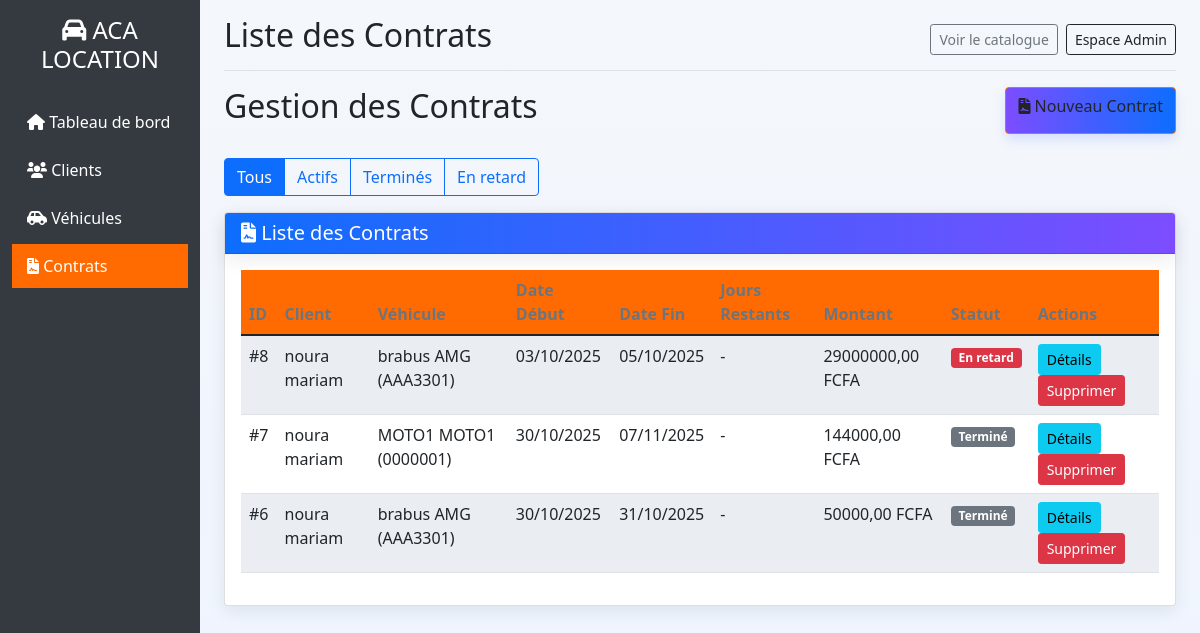
The app's page /contrats/ with its own data.
### gestion/models.py (models this page shows, shortened)
class Contrat(models.Model):
    STATUT_CHOICES = [
        ('actif', 'Actif'),
        ('termine', 'Terminé'),
        ('en_retard', 'En retard'),
        ('rompu', 'Rompu'),
    ]
    MODE_PAIEMENT = [
        ('carte', 'Carte bancaire'),
        ('virement', 'Virement'),
        ('especes', 'Espèces'),
        ('cheque', 'Chèque'),
        ('mobile', 'Paiement mobile'),
    ]
    client = models.ForeignKey(Client, on_delete=models.CASCADE)
    vehicule = models.ForeignKey(Vehicule, on_delete=models.CASCADE)
    date_creation = models.DateTimeField(auto_now_add=True)
    date_debut = models.DateField()
    date_fin = models.DateField(blank=True, null=True)
    nb_jours = models.IntegerField(validators=[MinValueValidator(1)])
    montant_total = models.DecimalField(max_digits=10, decimal_places=2, blank=True, null=True)
    statut = models.CharField(max_length=20, choices=STATUT_CHOICES, default='actif')
    mode_paiement = models.CharField(max_length=20, choices=MODE_PAIEMENT, default='especes')
    details_paiement = models.JSONField(blank=True, null=True)
    class Meta:
        verbose_name = "Contrat"
        verbose_name_plural = "Contrats"

class Client(models.Model):
    nom = models.CharField(max_length=100)
    prenom = models.CharField(max_length=100)
    telephone = models.CharField(max_length=20)
    email = models.EmailField(blank=True, null=True)
    date_creation = models.DateTimeField(auto_now_add=True)
    def __str__(self):
        return f"{self.prenom} {self.nom}"
    class Meta:
        verbose_name = "Client"
        verbose_name_plural = "Clients"

class Vehicule(models.Model):
    TYPE_VEHICULE = [
        ('voiture', 'Voiture'),
        ('moto', 'Moto'),
    ]
    type_vehicule = models.CharField(max_length=20, choices=TYPE_VEHICULE)
    marque = models.CharField(max_length=100)
    modele = models.CharField(max_length=100)
    annee = models.IntegerField()
    immatriculation = models.CharField(max_length=20, unique=True)
    prix_journalier = models.DecimalField(max_digits=10, decimal_places=2, validators=[MinValueValidator(0)])
    cylindree = models.IntegerField(blank=True, null=True)
    nombre_portes = models.IntegerField(blank=True, null=True)
    disponible = models.BooleanField(default=True)
    image = models.ImageField(upload_to='vehicules/', blank=True, null=True)
    date_ajout = models.DateTimeField(auto_now_add=True)
    def __str__(self):
        return f"{self.marque} {self.modele} ({self.immatriculation})"
    class Meta:
        verbose_name = "Véhicule"
        verbose_name_plural = "Véhicules"
        ordering = ['-date_ajout']
    class Meta:
        verbose_name = "Véhicule"
        verbose_name_plural = "Véhicules"

### gestion/views.py (the view)
# urls.py: path('contrats/', views.liste_contrats, name='liste_contrats'),
def liste_contrats(request):
    statut = request.GET.get('statut')
    if statut:
        contrats = Contrat.objects.filter(statut=statut).order_by('-date_creation')
    else:
        contrats = Contrat.objects.all().order_by('-date_creation')
    return render(request, 'gestion/contrats/liste.html', {'contrats': contrats, 'statut_filtre': statut})

### gestion/templates/gestion/contrats/liste.html (shortened to what this page needs)
{% extends 'gestion/base.html' %}
{% block page_title %}Liste des Contrats{% endblock %}
{% block content %}
<div class="d-flex justify-content-between mb-4">
    <h2>Gestion des Contrats</h2>
    <a href="{% url 'creer_contrat' %}" class="btn btn-primary-custom">
        <i class="fas fa-file-contract"></i> Nouveau Contrat
    </a>
</div>
<div class="mb-3">
    <div class="btn-group" role="group">
        <a href="?" class="btn btn-outline-primary{% if not statut_filtre %} active{% endif %}">Tous</a>
        <a href="?statut=actif" class="btn btn-outline-primary{% if statut_filtre == 'actif' %} active{% endif %}">Actifs</a>
        <a href="?statut=termine" class="btn btn-outline-primary{% if statut_filtre == 'termine' %} active{% endif %}">Terminés</a>
        <a href="?statut=en_retard" class="btn btn-outline-primary{% if statut_filtre == 'en_retard' %} active{% endif %}">En retard</a>
    </div>
</div>
<div class="card">
    <div class="card-header bg-primary-custom text-white">
        <h5 class="mb-0"><i class="fas fa-file-contract"></i> Liste des Contrats</h5>
    </div>
    <div class="card-body">
        {% if contrats %}
        <div class="table-responsive">
            <table class="table table-striped">
                <thead>
                    <tr>
                        <th>ID</th>
                        <th>Client</th>
                        <th>Véhicule</th>
                        <th>Date Début</th>
                        <th>Date Fin</th>
                        <th>Jours Restants</th>
                        <th>Montant</th>
                        <th>Statut</th>
                        <th>Actions</th>
                    </tr>
                </thead>
                <tbody>
                    {% for contrat in contrats %}
                    <tr>
                        <td>#{{ contrat.id }}</td>
                        <td>{{ contrat.client }}</td>
                        <td>{{ contrat.vehicule }}</td>
                        <td>{{ contrat.date_debut|date:"d/m/Y" }}</td>
                        <td>{{ contrat.date_fin|date:"d/m/Y" }}</td>
                        <td>
                            {% if contrat.statut == 'actif' %}
                                <span class="badge bg-{% if contrat.jours_restants <= 2 %}warning{% else %}info{% endif %}">
                                    {{ contrat.jours_restants }} jour(s)
                                </span>
                            {% else %}
                                -
                            {% endif %}
                        </td>
                        <td>{{ contrat.montant_total }} FCFA</td>
                        <td>
                            <span class="badge bg-{% if contrat.statut == 'actif' %}success{% elif contrat.statut == 'en_retard' %}danger{% else %}secondary{% endif %}">
                                {{ contrat.get_statut_display }}
                            </span>
                        </td>
                        <td>
                            <a href="{% url 'detail_contrat' contrat.id %}" class="btn btn-sm btn-info">Détails</a>
                            <a href="{% url 'supprimer_contrat' contrat.id %}" class="btn btn-sm btn-danger">Supprimer</a>
                        </td>
                    </tr>
                    {% endfor %}
                </tbody>
            </table>
        </div>
        {% endif %}
    </div>
</div>
{% endblock %}

### static/css/theme.css (style rules this page uses)
:root { --primary: #0d6efd; --accent: #7c4dff; --muted: #6c757d; --bg: #f4f7fb; --card: #ffffff; --success: #198754; --danger: #dc3545; --radius: 12px; --shadow: 0 6px 18px rgba(16,24,40,0.08); --glass: rgba(255,255,255,0.6); --glass-border: rgba(124,77,255,0.08); }
body { background: linear-gradient(180deg, var(--bg), #eef4ff); color: #162447; font-family: "Inter", system-ui, -apple-system, "Segoe UI", Roboto, "Helvetica Neue", Arial; -webkit-font-smoothing: antialiased; -moz-osx-font-smoothing: grayscale; padding-bottom: 40px; }
.navbar, .card-header { background: linear-gradient(90deg, var(--primary), var(--accent)); color: white !important; border-radius: 8px; box-shadow: var(--shadow); }
.card { border: none; border-radius: var(--radius); background: var(--card); box-shadow: var(--shadow); }
.btn-primary-custom { background: linear-gradient(90deg, var(--accent), var(--primary)); border: none; color: white; padding: .5rem .9rem; border-radius: 10px; box-shadow: 0 6px 12px rgba(12, 64, 255, 0.12); }
.table thead th { border-bottom: none; color: var(--muted); }
.table-striped tbody tr:nth-of-type(odd) { background-color: rgba(13,110,253,0.03); }

### gestion/templates/gestion/base.html (style rules this page uses)
:root { --primary-color: #ff6b00; --primary-dark: #e55a00; --light-bg: #f8f9fa; }
.bg-primary-custom { background-color: var(--primary-color) !important; }
.btn-primary-custom { background-color: var(--primary-color); border-color: var(--primary-color); }
.table th { background-color: var(--primary-color); color: white; }

### records on screen
Contrat: id "8", client "noura mariam", vehicule "brabus AMG (AAA3301)", date_debut "03/10/2025", date_fin "05/10/2025", montant_total "29000000,00", statut "En retard"
Contrat: id "7", client "noura mariam", vehicule "MOTO1 MOTO1 (0000001)", date_debut "30/10/2025", date_fin "07/11/2025", montant_total "144000,00", statut "Terminé"
Contrat: id "6", client "noura mariam", vehicule "brabus AMG (AAA3301)", date_debut "30/10/2025", date_fin "31/10/2025", montant_total "50000,00", statut "Terminé"
